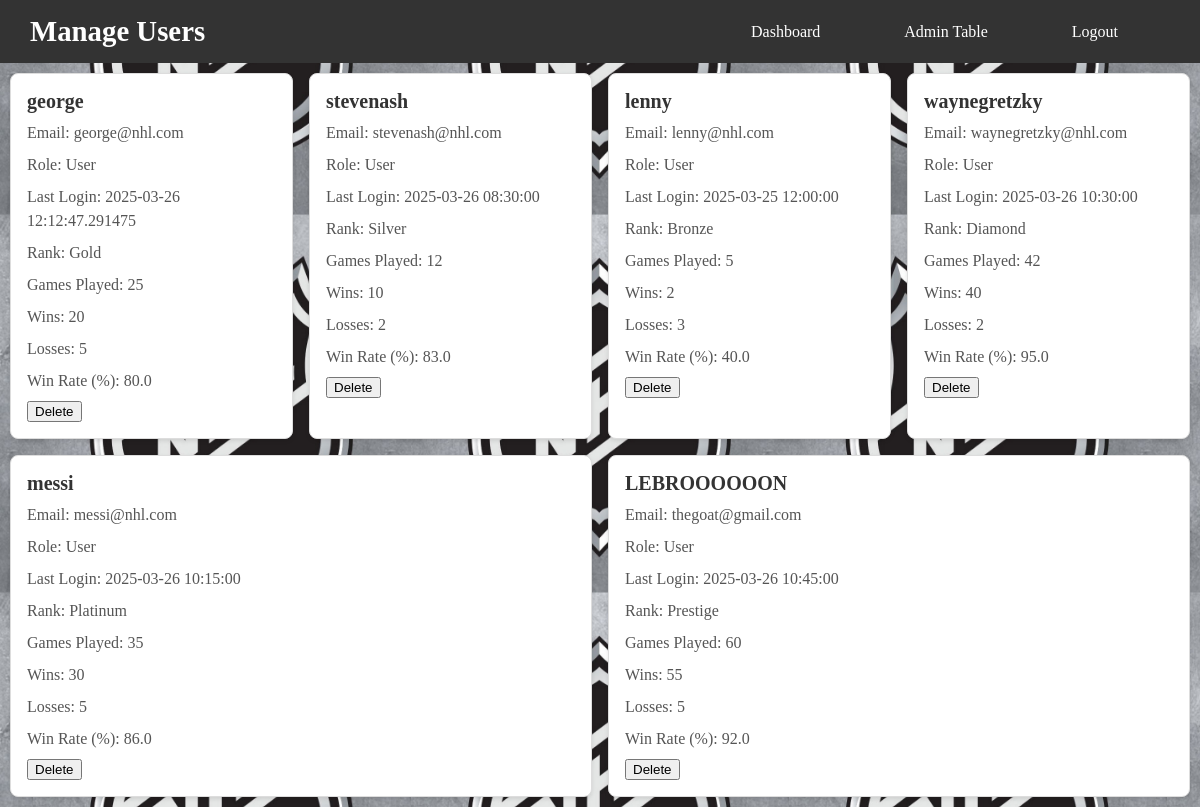
/manageUsers (signed in), run on the app's committed database.
### app/app.py (models this page shows, shortened)
class User(UserMixin, db.Model):
    __tablename__ = 'user'
    id = db.Column(db.Integer, primary_key=True)
    username = db.Column(db.String(80), unique=True, nullable=False)
    password = db.Column(db.String(80), unique=True, nullable=False)
    email = db.Column(db.String(120), unique=True, nullable=False)
    last_login = db.Column(db.DateTime, default=datetime, onupdate=datetime)
    player_rank = db.Column(db.String(50), nullable=False, default="Bronze")
    total_games_played = db.Column(db.Integer, nullable=False, default=0)
    wins = db.Column(db.Integer, nullable=False, default=0)
    losses = db.Column(db.Integer, nullable=False, default=0)
    win_rate = db.Column(db.Float, nullable=False, default=0.0)

### app/app.py (the view)
@app.route("/manageUsers")
@login_required
def manage_users():
    users = User.query.all()
    return render_template("Admin/manageUsers.html", users=users)

### app/app.py (called while the page is built)
@login_manager.user_loader
def load_user(user_id):
    admin_user = Admin.query.get(int(user_id))  # Check if the user is an admin
    if admin_user:
        return admin_user
    user = User.query.get(int(user_id))     # Check if the user is a regular user
    return user

### app/templates/Admin/manageUsers.html (shortened to what this page needs)
<!DOCTYPE html>
<html lang="en">
<head>
    <link href="../static/CSS/pages/adminStyles.css" rel="stylesheet" type="text/css">
    <link href="../static/CSS/pages/index.css" rel="stylesheet" type="text/css">
    <link href="../static/CSS/components/basics.css" rel="stylesheet" type="text/css">
    <link href="../static/CSS/components/container.css" rel="stylesheet" type="text/css">
</head>
<body>
    <header>
        <nav class="navbar">
                <h1>Manage Users</h1>
                <ul class="nav-links">
                    <li><a href="{{ url_for('admin_home') }}">Dashboard</a></li>
                    <li><a href="{{ url_for('admin_table') }}">Admin Table</a></li>
                    <li><a href="{{ url_for('logout') }}">Logout</a></li>
                </ul>
        </nav>
    </header>
    <div class="user-card-container">
        {% for user in users %}
        <div class="user-card">
            <h3>{{ user.username }}</h3>
            <p>Email: {{ user.email }}</p>
            <p>Role: User</p>
            <p>Last Login: {{ user.last_login }}</p>
            <p>Rank: {{ user.player_rank }}</p>
            <p>Games Played: {{ user.total_games_played }}</p>
            <p>Wins: {{ user.wins }}</p>
            <p>Losses: {{ user.losses }}</p>
            <p>Win Rate (%):  {{ user.win_rate }}</p>
            <div class="actions">
                <form action="{{ url_for('delete_user', user_id=user.id) }}" method="POST" style="display:inline;" onsubmit="return confirm('Are you sure you want to delete this user?');">
                    <button type="submit" class="delete">Delete</button>
                </form>
            </div>
        </div>
        {% endfor %}
    </div>
</body>
</html>

### app/static/CSS/pages/adminStyles.css (style rules this page uses)
.user-card-container { margin: 10px 10px 10px 10px; display: flex; flex-wrap: wrap; gap: 1rem; }
.user-card { background: #ffffff; border: 1px solid #ddd; border-radius: 8px; padding: 1rem; box-shadow: 0 2px 4px rgba(0, 0, 0, 0.1); flex: 1 1 calc(25% - 1rem); box-sizing: border-box; transition: transform 0.2s, box-shadow 0.2s; }
.user-card h3 { margin: 0 0 0.5rem; font-size: 1.25rem; color: #333; font-weight: bold; }
.user-card p { margin: 0.5rem 0; color: #555; line-height: 1.5; }
ul { list-style: none; padding: 0; margin: 0; display: flex; gap: 1rem; }

### app/static/CSS/pages/index.css (style rules this page uses)
.navbar { display: flex; justify-content: space-between; align-items: center; background-color: #333; padding: 15px 30px; color: white; }
.navbar h1 { font-size: 1.8rem; margin: 0; }
.nav-links { list-style: none; display: flex; gap: 20px; margin: 0; padding: 0; }
.nav-links li { display: inline; }
.nav-links a { color: white; text-decoration: none; font-size: 1rem; padding: 8px 12px; border-radius: 5px; transition: background 0.3s ease; }
nav ul { list-style: none; margin: 0; padding: 0; display: flex; justify-content: center; }
nav ul li { margin-right: 40px; }
nav ul li a { color: white; text-decoration: none; font-size: 1.1rem; border-radius: 4px; transition: background-color 0.3s ease; }

### app/static/CSS/components/basics.css (style rules this page uses)
body { background-image: url("../../images/NHLlogo.jpg"); background-size: 10cm; background-position: center; margin: 0px; }

### data on the page
User: username "george", email "george@nhl.com", last_login "2025-03-26 12:12:47.291475", player_rank "Gold", total_games_played "25", wins "20", losses "5", win_rate "80.0"
User: username "stevenash", email "stevenash@nhl.com", last_login "2025-03-26 08:30:00", player_rank "Silver", total_games_played "12", wins "10", losses "2", win_rate "83.0"
User: username "lenny", email "lenny@nhl.com", last_login "2025-03-25 12:00:00", player_rank "Bronze", total_games_played "5", wins "2", losses "3", win_rate "40.0"
User: username "waynegretzky", email "waynegretzky@nhl.com", last_login "2025-03-26 10:30:00", player_rank "Diamond", total_games_played "42", wins "40", losses "2", win_rate "95.0"
User: username "messi", email "messi@nhl.com", last_login "2025-03-26 10:15:00", player_rank "Platinum", total_games_played "35", wins "30", losses "5", win_rate "86.0"
User: username "LEBROOOOOON", email "thegoat@gmail.com", last_login "2025-03-26 10:45:00", player_rank "Prestige", total_games_played "60", wins "55", losses "5", win_rate "92.0"
